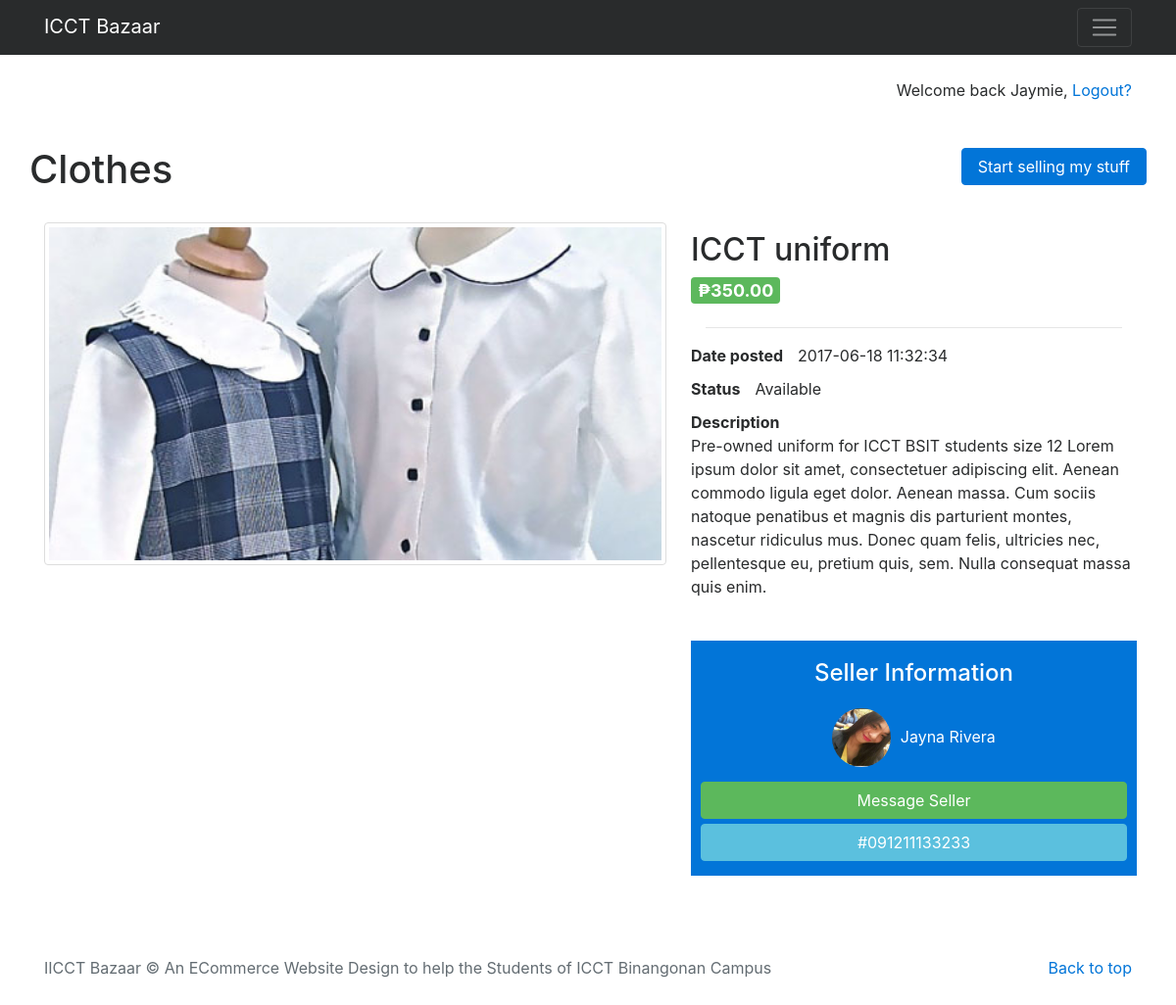
/item.php?id=3, run on the app's committed database.
### tables this page shows
CREATE TABLE `tb_site_info` (
  `id` int(11) NOT NULL,
  `title` varchar(50) NOT NULL,
  `tagline` text NOT NULL
);

CREATE TABLE `tb_items` (
  `id` int(11) NOT NULL,
  `user_id` int(11) NOT NULL,
  `item_category_id` int(11) NOT NULL,
  `label` varchar(100) NOT NULL,
  `name` varchar(60) NOT NULL,
  `price` double NOT NULL,
  `description` text NOT NULL,
  `date_posted` timestamp NOT NULL DEFAULT CURRENT_TIMESTAMP,
  `status_id` int(1) NOT NULL DEFAULT '0',
  `image_url` text NOT NULL
);

CREATE TABLE `tb_item_category` (
  `id` int(11) NOT NULL,
  `label` varchar(50) NOT NULL,
  `name` varchar(30) NOT NULL,
  `image_url` text NOT NULL
);

CREATE TABLE `tb_item_status` (
  `id` int(11) NOT NULL,
  `name` varchar(50) NOT NULL
);

CREATE TABLE `tb_users` (
  `id` int(11) NOT NULL,
  `user_role_id` int(11) NOT NULL,
  `email` varchar(100) NOT NULL,
  `password` varchar(100) NOT NULL,
  `fname` varchar(50) NOT NULL,
  `lname` varchar(50) NOT NULL,
  `contact` varchar(50) NOT NULL,
  `image_url` text NOT NULL,
  `is_active` tinyint(1) NOT NULL DEFAULT '0',
  `date_reg` timestamp NOT NULL DEFAULT CURRENT_TIMESTAMP
);

### lib/meekrodb.2.3.class.php (called while the page is built, shortened)
<?php
class DB {
  protected static $mdb = null;
  public static function getMDB() {
    $mdb = DB::$mdb;
    if ($mdb === null) {
      $mdb = DB::$mdb = new MeekroDB();
    }
    $db_class_vars = get_class_vars('DB');
    return $mdb;
  }
  public static function query() { $args = func_get_args(); return call_user_func_array(array(DB::getMDB(), 'query'), $args); }
  public static function queryFirstRow() { $args = func_get_args(); return call_user_func_array(array(DB::getMDB(), 'queryFirstRow'), $args); }
  public static function queryFullColumns() { $args = func_get_args(); return call_user_func_array(array(DB::getMDB(), 'queryFullColumns'), $args); }
}
class MeekroDB {
  public $dbName = '';
  public $user = '';
  public $password = '';
  public $host = 'localhost';
  public $port = null;
  public $encoding = 'latin1';
  public $param_char = '%';
  public $named_param_seperator = '_';
  public $connect_options = array(MYSQLI_OPT_CONNECT_TIMEOUT => 30);
  public $internal_mysql = null;
  public function __construct($host=null, $user=null, $password=null, $dbName=null, $port=null, $encoding=null) {
    if ($host === null) $host = DB::$host;
    if ($user === null) $user = DB::$user;
    if ($password === null) $password = DB::$password;
    if ($dbName === null) $dbName = DB::$dbName;
    if ($port === null) $port = DB::$port;
    if ($encoding === null) $encoding = DB::$encoding;
    $this->host = $host;
    $this->user = $user;
    $this->password = $password;
    $this->dbName = $dbName;
    $this->port = $port;
    $this->encoding = $encoding;
  }
  public function get() {
    $mysql = $this->internal_mysql;
    if (!($mysql instanceof MySQLi)) {
      if (! $this->port) $this->port = ini_get('mysqli.default_port');
      $mysql = new mysqli();
      foreach ($this->connect_options as $key => $value) {
        $mysql->options($key, $value);
      }
      $mysql->set_charset($this->encoding);
      $this->internal_mysql = $mysql;
    }
    return $mysql;
  }
  protected function preparseQueryParams() {
    $args = func_get_args();
    $sql = trim(strval(array_shift($args)));
    $args_all = $args;
    if (count($args_all) == 0) return array($sql);
    $param_char_length = strlen($this->param_char);
    $named_seperator_length = strlen($this->named_param_seperator);
    $types = array(
      $this->param_char . 'll',
      $this->param_char . 'ls',
      $this->param_char . 'l',
      $this->param_char . 'li',
      $this->param_char . 'ld',
      $this->param_char . 'lb',
      $this->param_char . 'lt',
      $this->param_char . 's',
      $this->param_char . 'i',
      $this->param_char . 'd',
      $this->param_char . 'b',
      $this->param_char . 't',
      $this->param_char . '?',
      $this->param_char . 'ss'
    );
    $posList = array();
    foreach ($types as $type) {
      $lastPos = 0;
      while (($pos = strpos($sql, $type, $lastPos)) !== false) {
        $lastPos = $pos + 1;
        $posList[$pos] = $type;
      }
    }
    ksort($posList);
    $chunkyQuery = array();
    $pos_adj = 0;
    foreach ($posList as $pos => $type) {
      $type = substr($type, $param_char_length);
      $length_type = strlen($type) + $param_char_length;
      $new_pos = $pos + $pos_adj;
      $new_pos_back = $new_pos + $length_type;
      $arg_number_length = 0;
      if ($arg_number_length = strspn($sql, '0123456789', $new_pos_back)) {
        $arg_number = substr($sql, $new_pos_back, $arg_number_length);
        if (! array_key_exists($arg_number, $args_all)) $this->nonSQLError("Non existent argument reference (arg $arg_number): $sql");
        $arg = $args_all[$arg_number];
      } else {
        $arg = array_shift($args);
      }
      if ($new_pos > 0) $chunkyQuery[] = substr($sql, 0, $new_pos);
      if (is_object($arg) && ($arg instanceof WhereClause)) {
        list($clause_sql, $clause_args) = $arg->textAndArgs();
        array_unshift($clause_args, $clause_sql);
        $preparsed_sql = call_user_func_array(array($this, 'preparseQueryParams'), $clause_args);
        $chunkyQuery = array_merge($chunkyQuery, $preparsed_sql);
      } else {
        $chunkyQuery[] = array('type' => $type, 'value' => $arg);
      }
      $sql = substr($sql, $new_pos_back + $arg_number_length);
      $pos_adj -= $new_pos_back + $arg_number_length;
    }
    return $chunkyQuery;
  }
  protected function intval($var) {
    if (PHP_INT_SIZE == 8) return intval($var);
    return floor(doubleval($var));
  }
  protected function parseQueryParams() {
    $args = func_get_args();
    $chunkyQuery = call_user_func_array(array($this, 'preparseQueryParams'), $args);
    $query = '';
    $array_types = array('ls', 'li', 'ld', 'lb', 'll', 'lt');
    foreach ($chunkyQuery as $chunk) {
      if (is_string($chunk)) {
        $query .= $chunk;
        continue;
      }
      $type = $chunk['type'];
      $arg = $chunk['value'];
      $result = '';
      if ($type != '?') {
        $is_array_type = in_array($type, $array_types, true);
      }
      if ($type == 's') $result = $this->escape($arg);
      else if ($type == 'i') $result = $this->intval($arg);
      $query .= $result;
    }
    return $query;
  }
  protected function prependCall($function, $args, $prepend) { array_unshift($args, $prepend); return call_user_func_array($function, $args); }
  public function query() { $args = func_get_args(); return $this->prependCall(array($this, 'queryHelper'), $args, 'assoc'); }
  public function queryFullColumns() { $args = func_get_args(); return $this->prependCall(array($this, 'queryHelper'), $args, 'full'); }
  protected function queryHelper() {
    $args = func_get_args();
    $type = array_shift($args);
    $db = $this->get();
    $is_buffered = true;
    $row_type = 'assoc';
    $full_names = false;
    switch ($type) {
      case 'assoc':
        break;
      case 'full':
        $row_type = 'list';
        $full_names = true;
        break;
    }
    $sql = call_user_func_array(array($this, 'parseQueryParams'), $args);
    $result = $db->query($sql, $is_buffered ? MYSQLI_STORE_RESULT : MYSQLI_USE_RESULT);
    $return = array();
    if ($full_names) {
      $infos = array();
      foreach ($result->fetch_fields() as $info) {
        if (strlen($info->table)) $infos[] = $info->table . '.' . $info->name;
        else $infos[] = $info->name;
      }
    }
    while ($row = ($row_type == 'assoc' ? $result->fetch_assoc() : $result->fetch_row())) {
      if ($full_names) $row = array_combine($infos, $row);
      $return[] = $row;
    }
    return $return;
  }
  public function queryFirstRow() {
    $args = func_get_args();
    $result = call_user_func_array(array($this, 'query'), $args);
    return reset($result);
  }
}
?>

### item.php (the view)
<?php include('includes/header.php'); ?>
<?php
  $get_item_id = isset($_GET['id']) ?  $_GET['id'] : 'No Category set';
  $item = DB::queryFullColumns("SELECT * FROM tb_items
           LEFT JOIN tb_users
           ON tb_items.user_id = tb_users.id
           LEFT JOIN tb_item_category
           ON tb_items.item_category_id = tb_item_category.id
           LEFT JOIN tb_item_status
           ON tb_items.status_id = tb_item_status.id
           WHERE tb_items.id = %i ", $get_item_id );
  $item = $item[0];
?>
    <div id="main-content">
      <div class="container">
        <div class="row view-header" >
          <h1 style="width:100%">
            <?php echo $item['tb_item_category.label'];?>
            <a href="#" class="btn btn-primary pull-right" style="float: right;">Start selling my stuff</a>
          </h1>
        </div>
        <div class="row">
          <div id="right-side" class="col-sm-12 py-12">
            <div class="row">
              <div class="col-sm-7 py-4">
                <div class="item-detail-image">
                  <a href="">
                    <img class="img-thumbnail" src="<?php echo $item['tb_items.image_url'];?>" alt="">
                  </a>
                </div>
              </div>
               <div class="col-sm-5 py-4">
                <div class="item-detail-content">
                  <div class="row">
                      <h2 style="display:block"><?php echo $item['tb_items.label'];?></h2>
                  </div>
                  <div class="row">
                      <div class="small-12 xlarge-10 columns">
                        <h4>
                           <span class="badge badge-success">
                            &#8369;<?php echo number_format($item['tb_items.price'], 2);?>
                            </span>
                        </h4>
                      </div>
                  </div>
                  <hr>
                   <div class="row margin-bottom">
                        <div class="small-12 xlarge-2 columns">
                            <div><strong>Date posted</strong></div>
                        </div>
                        <div class="small-12 xlarge-10 columns">
                            <?php echo $item['tb_items.date_posted'];?>
                        </div>
                    </div>
                    <div class="row margin-bottom">
                        <div class="small-12 xlarge-2 columns">
                            <div><strong>Status</strong></div>
                        </div>
                        <div class="small-12 xlarge-10 columns">
                            <?php echo $item['tb_item_status.name'];?>
                        </div>
                    </div>
                    <div class="row margin-bottom">
                        <div class="small-12 xlarge-2 columns">
                            <div><strong>Description</strong></div>
                        </div>
                        <div class="small-12 xlarge-10 columns">
                            <?php echo $item['tb_items.description'];?>
                            Lorem ipsum dolor sit amet, consectetuer adipiscing elit. Aenean commodo ligula eget dolor. Aenean massa. Cum sociis natoque penatibus et magnis dis parturient montes, nascetur ridiculus mus. Donec quam felis, ultricies nec, pellentesque eu, pretium quis, sem. Nulla consequat massa quis enim.
                        </div>
                    </div>
                    <div class="row seller-info">
                      <div class="small-12 xlarge-10 columns">
                          <h4>Seller Information</h4>
                          <span class="user-main-info-wrap">
                            <img class="img-circle user-avatar" src="<?php echo $item['tb_users.image_url']; ?>" />
                            <a href="" style="width:100%"><?php echo $item['tb_users.fname'] . " " . $item['tb_users.lname'];?></a>
                          </span>
                          <a href="#" class="btn btn-success">Message Seller <span class="glyphicon glyphicon-comment" aria-hidden="true"></span></a>
                          <a href="#" class="btn btn-info">#<?php echo $item['tb_users.contact'];?></a>
                      </div>
                    </div>
                </div>
              </div>
            </div>
        </div>
      </div>
    </div>
<?php include('includes/footer.php'); ?>

### includes/header.php (shortened to what this page needs)
<?php
include('lib/meekrodb.2.3.class.php');
$site_data = DB::queryFirstRow("SELECT * FROM tb_site_info");
?>
<!DOCTYPE html>
<html lang="en">
  <head>
    <link href="dist/css/bootstrap.min.css" rel="stylesheet">
    <link href="css/album.css" rel="stylesheet">
  </head>
  <body>
    <div class="navbar navbar-inverse bg-inverse">
      <div class="container d-flex justify-content-between">
        <a href="/icct-bazaar" class="navbar-brand"><?php echo $site_data['title']; ?></a>
        <button class="navbar-toggler" type="button" data-toggle="collapse" data-target="#navbarHeader" aria-controls="navbarHeader" aria-expanded="false" aria-label="Toggle navigation">
          <span class="navbar-toggler-icon"></span>
        </button>
      </div>
    </div>
    <div class="container">
        <div class="row">
          <div class="col-sm-12 py-4" style="text-align:right">
              Welcome back Jaymie,
              <a href="">Logout?</a>
          </div>
        </div>
    </div>

### css/album.css (style rules this page uses)
.navbar { margin-bottom: 0; }
.view-header h1 { padding:2% 0 0 0 }
.item-detail-image img { width:100%; height: 350px; }
.item-detail-content { padding:10px }
.margin-bottom { margin-bottom:10px }
.item-detail-content h2 { margin: 0 0 10px 0; }
.item-detail-content strong { margin-right: 15px; }
.user-main-info-wrap { margin:10px 0; }
.user-avatar { border-radius:50%; margin: 15px 5px 15px 0; width:60px; height:60px; }
.seller-info { margin-top:10%; padding:20px 10px 10px; background:#0275d8; text-align:center; color:#fff; }
.seller-info a { color: #fff }
.seller-info .btn { width:100%; margin-bottom:5px; }

### data on the page
tb_site_info: title "ICCT Bazaar"
tb_items: item_category.label "Clothes", image_url (picture), label "ICCT uniform", price "350.00", date_posted "2017-06-18 11:32:34", tb_item_status.name "Available", description "Pre-owned uniform for ICCT BSIT students size 12", user.image_url (picture), user.fname "Jayna", user.lname "Rivera", user.contact "091211133233"
